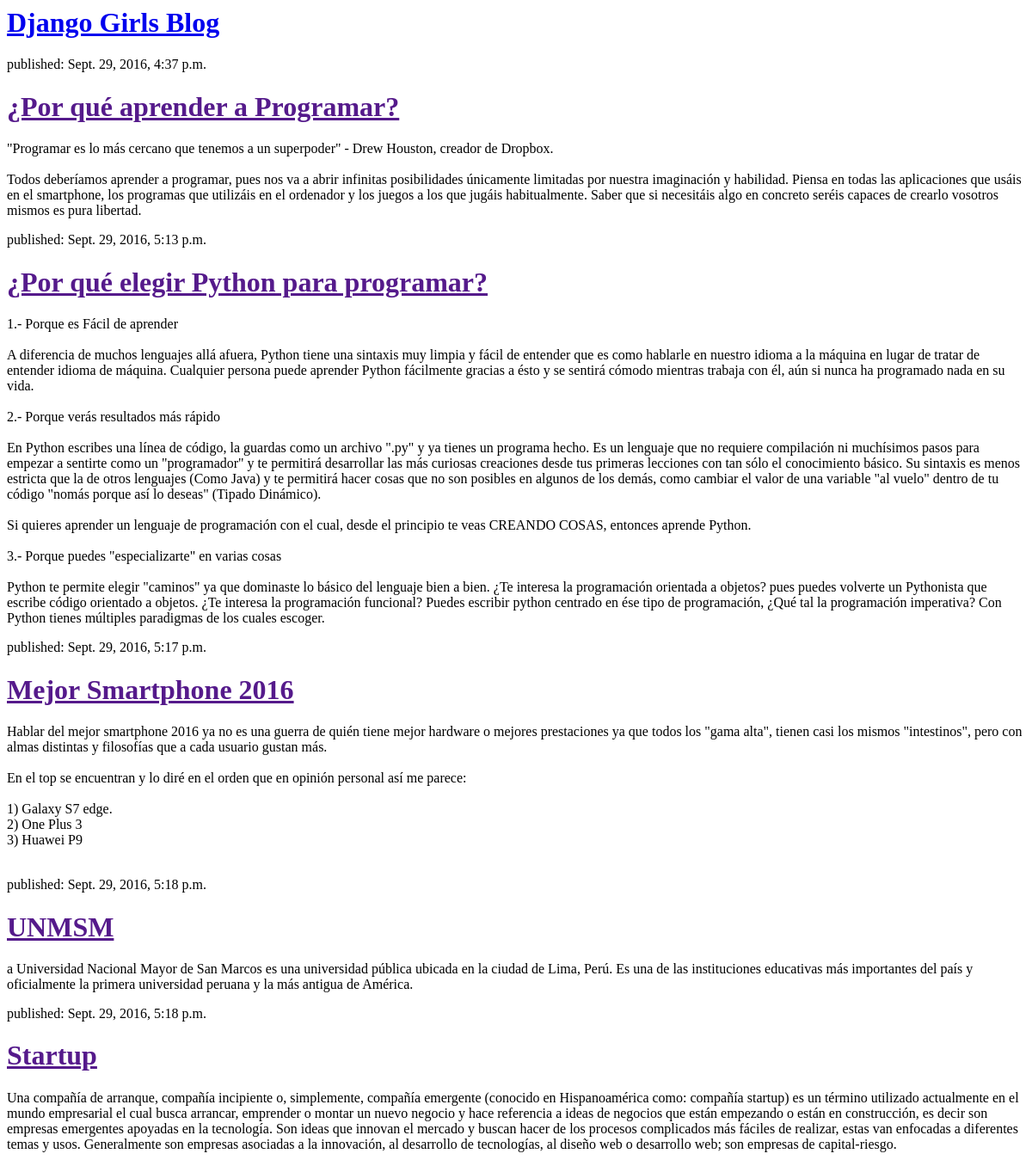
Before: / with the older database file.
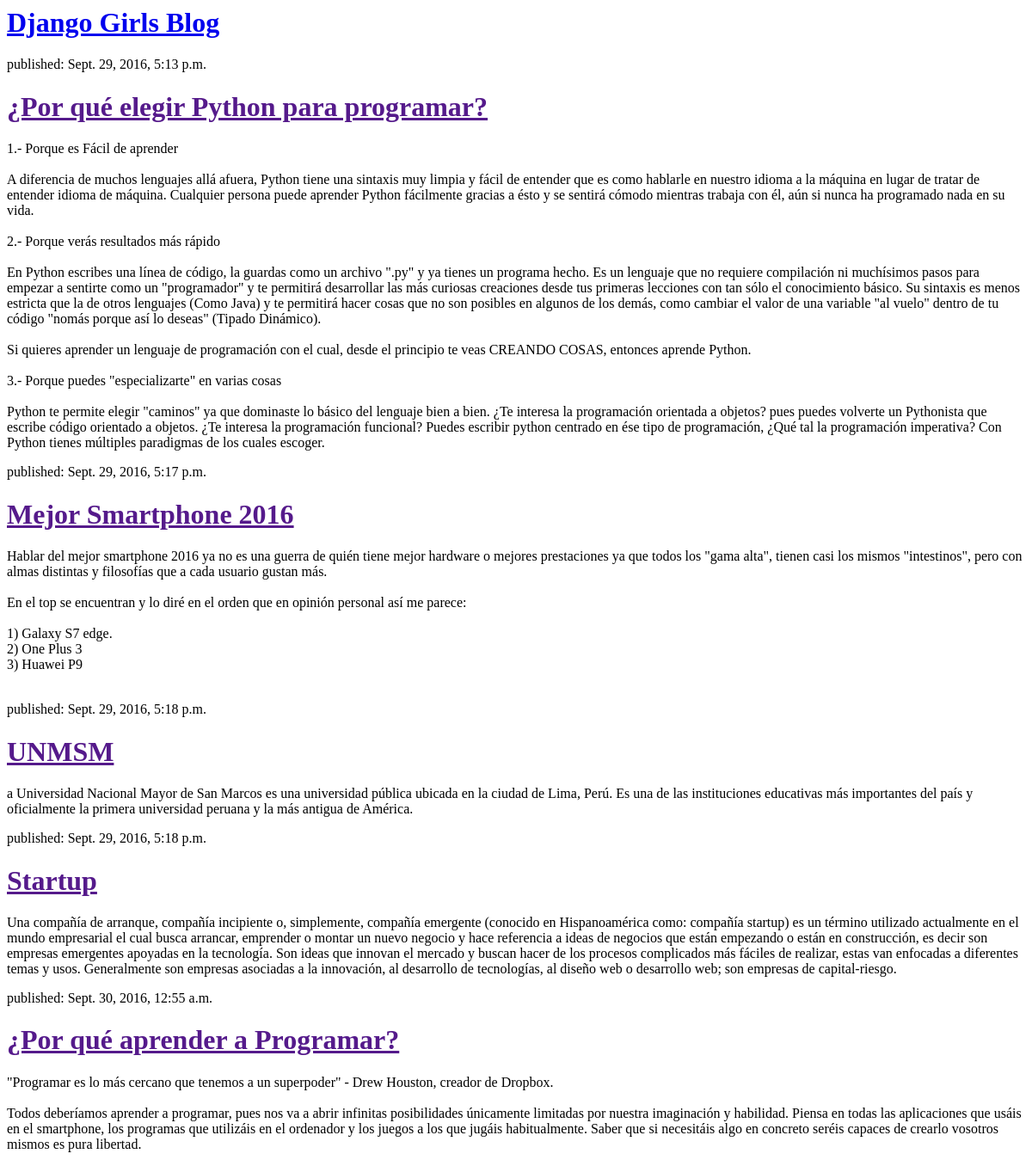
After: the same page with the newer database file.
### blog/models.py (models this page shows, shortened)
class Post(models.Model):
	author = models.ForeignKey('auth.User')
	title = models.CharField(max_length=200)
	text = models.TextField()
	created_date = models.DateTimeField(default=timezone.now)
	published_date = models.DateTimeField(blank=True, null=True)

### blog/views.py (the view)
# urls.py: url(r'^$', views.post_list),
def post_list(request):
    posts = Post.objects.filter(published_date__lte=timezone.now()).order_by('published_date')
    return render(request, 'blog/post_list.html', {'posts': posts})

### blog/templates/blog/post_list.html (shortened to what this page needs)
<html>
	<head>
	</head>
	<body>
<div>
        <h1><a href="/">Django Girls Blog</a></h1>
    </div>
    {% for post in posts %}
        <div>
            <p>published: {{ post.published_date }}</p>
            <h1><a href="">{{ post.title }}</a></h1>
            <p>{{ post.text|linebreaksbr }}</p>
        </div>
    {% endfor %}
	</body>
</html>

Changed rows visible on the page:
changed Post "¿Por qué aprender a Programar?": published_date "Sept. 29, 2016, 4:37 p.m." → "Sept. 30, 2016, 12:55 a.m."; moves down the list
